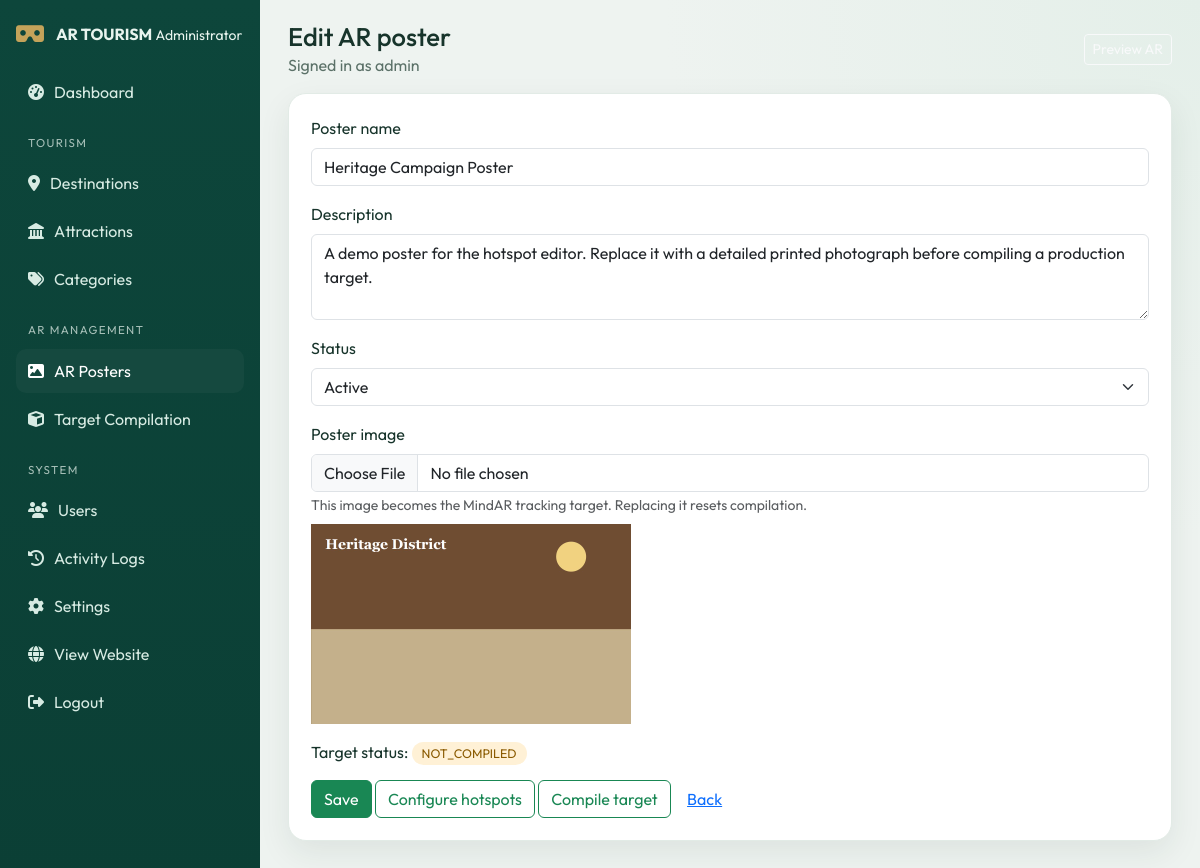
Page /admin/ar-posters/form.php?id=1 (signed in) on the committed database.
### tables this page shows
CREATE TABLE users (
    id INT UNSIGNED AUTO_INCREMENT PRIMARY KEY,
    username VARCHAR(100) NOT NULL UNIQUE,
    email VARCHAR(190) NULL UNIQUE,
    password_hash VARCHAR(255) NOT NULL,
    role ENUM('admin','visitor') NOT NULL DEFAULT 'admin',
    status ENUM('active','inactive') NOT NULL DEFAULT 'active',
    last_login DATETIME NULL,
    created_at TIMESTAMP DEFAULT CURRENT_TIMESTAMP,
    INDEX (status)
);

CREATE TABLE ar_posters (
    id INT UNSIGNED AUTO_INCREMENT PRIMARY KEY,
    poster_name VARCHAR(180) NOT NULL,
    poster_image VARCHAR(255) NOT NULL,
    description TEXT,
    status ENUM('active','inactive') DEFAULT 'active',
    target_file VARCHAR(255) NULL,
    target_status ENUM('NOT_COMPILED','COMPILING','READY','FAILED') DEFAULT 'NOT_COMPILED',
    target_compiled_at DATETIME NULL,
    created_at TIMESTAMP DEFAULT CURRENT_TIMESTAMP,
    updated_at TIMESTAMP DEFAULT CURRENT_TIMESTAMP ON UPDATE CURRENT_TIMESTAMP,
    INDEX (status),
    INDEX (target_status)
);

### includes/auth.php (called while the page is built, shortened)
<?php
require_once __DIR__ . '/database.php';
function current_admin(): ?array
{
    static $admin = false;
    if ($admin !== false) {
        return $admin;
    }
    $stmt = db()->prepare("SELECT * FROM users WHERE id = ? AND role = 'admin' AND status = 'active' LIMIT 1");
    $stmt->execute([(int) $_SESSION['admin_id']]);
    $admin = $stmt->fetch() ?: null;
    return $admin;
}
function require_admin(): void
{
    if (!current_admin()) {
        $next = urlencode((string) ($_SERVER['REQUEST_URI'] ?? 'index.php'));
        header('Location: ' . admin_url('login.php?next=' . $next));
        exit;
    }
}
function admin_url(string $path = ''): string
{
    $base = BASE_PATH === '' ? '' : BASE_PATH;
    return $base . '/admin/' . ltrim($path, '/');
}

### includes/database.php (called while the page is built, shortened)
<?php
function db(): PDO
{
    static $pdo = null;
    if ($pdo instanceof PDO) {
        return $pdo;
    }
    $dsn = 'mysql:host=' . DB_HOST . ';dbname=' . DB_NAME . ';charset=utf8mb4';
    $pdo = new PDO($dsn, DB_USER, DB_PASS, [
        PDO::ATTR_ERRMODE => PDO::ERRMODE_EXCEPTION,
        PDO::ATTR_DEFAULT_FETCH_MODE => PDO::FETCH_ASSOC,
        PDO::ATTR_EMULATE_PREPARES => false,
    ]);
    $pdo->exec("SET NAMES utf8mb4 COLLATE utf8mb4_unicode_ci");
    return $pdo;
}

### admin/ar-posters/form.php (the view, shortened to what this page needs)
<?php
require_once __DIR__ . '/../../includes/functions.php';
$adminSection = 'posters';
$id = int_param('id');
$item = ['poster_name' => '', 'poster_image' => '', 'description' => '', 'status' => 'active', 'target_status' => 'NOT_COMPILED'];
if ($id) {
    $stmt = db()->prepare('SELECT * FROM ar_posters WHERE id = ?');
    $stmt->execute([$id]);
    $item = $stmt->fetch() ?: $item;
}
$pageTitle = $id ? 'Edit AR poster' : 'Add AR poster';
require __DIR__ . '/../../includes/admin-header.php';
?>
<div class="admin-card">
    <form method="post" enctype="multipart/form-data">
        <div class="mb-3"><label class="form-label">Poster name</label><input class="form-control" name="poster_name" value="<?= e($item['poster_name']) ?>" required></div>
        <div class="mb-3"><label class="form-label">Description</label><textarea class="form-control" name="description" rows="3"><?= e($item['description']) ?></textarea></div>
        <div class="mb-3"><label class="form-label">Status</label>
            <select class="form-select" name="status">
                <option value="active" <?= $item['status'] === 'active' ? 'selected' : '' ?>>Active</option>
            </select>
        </div>
        <div class="mb-3"><label class="form-label">Poster image</label><input class="form-control" type="file" name="poster_image" accept="image/*" <?= $id ? '' : 'required' ?>>
            <small class="text-muted">This image becomes the MindAR tracking target. Replacing it resets compilation.</small>
            <?php if (!empty($item['poster_image'])): ?><div class="mt-2"><img src="<?= e(media_url($item['poster_image'])) ?>" alt="" style="max-width:320px"></div><?php endif; ?>
        </div>
        <?php if ($id): ?><p>Target status: <?= status_badge($item['target_status']) ?></p><?php endif; ?>
        <button class="btn btn-success">Save</button>
        <?php if ($id): ?>
            <a class="btn btn-outline-success" href="<?= e(admin_url('ar-posters/editor.php?id=' . $id)) ?>">Configure hotspots</a>
            <a class="btn btn-outline-success" href="<?= e(admin_url('ar-posters/compile.php?id=' . $id)) ?>">Compile target</a>
        <?php endif; ?>
        <a class="btn btn-link" href="<?= e(admin_url('ar-posters/index.php')) ?>">Back</a>
    </form>
</div>
<?php require __DIR__ . '/../../includes/admin-footer.php'; ?>

### includes/admin-header.php (shortened to what this page needs)
<?php
require_once __DIR__ . '/functions.php';
require_admin();
$admin = current_admin();
$pageTitle = $pageTitle ?? 'Dashboard';
$adminSection = $adminSection ?? '';
?>
<!doctype html>
<html lang="en">
<head>
    <link href="https://cdn.jsdelivr.net/npm/bootstrap@5.3.3/dist/css/bootstrap.min.css" rel="stylesheet">
    <link href="https://cdnjs.cloudflare.com/ajax/libs/font-awesome/6.5.2/css/all.min.css" rel="stylesheet">
    <link rel="stylesheet" href="<?= e(asset('css/admin.css')) ?>">
</head>
<body class="admin-body">
<aside class="admin-sidebar offcanvas-lg offcanvas-start" id="adminSidebar" tabindex="-1">
    <div class="sidebar-brand">
        <i class="fa-solid fa-vr-cardboard"></i>
        <div>
            <strong>AR TOURISM</strong>
            <small>Administrator</small>
        </div>
    </div>
    <nav class="sidebar-nav">
        <a class="<?= $adminSection === 'dashboard' ? 'active' : '' ?>" href="<?= e(admin_url('index.php')) ?>"><i class="fa-solid fa-gauge-high"></i> Dashboard</a>
        <p class="nav-label">Tourism</p>
        <a class="<?= $adminSection === 'destinations' ? 'active' : '' ?>" href="<?= e(admin_url('destinations/index.php')) ?>"><i class="fa-solid fa-location-dot"></i> Destinations</a>
        <a class="<?= $adminSection === 'attractions' ? 'active' : '' ?>" href="<?= e(admin_url('attractions/index.php')) ?>"><i class="fa-solid fa-landmark"></i> Attractions</a>
        <a class="<?= $adminSection === 'categories' ? 'active' : '' ?>" href="<?= e(admin_url('categories/index.php')) ?>"><i class="fa-solid fa-tags"></i> Categories</a>
        <p class="nav-label">AR Management</p>
        <a class="<?= $adminSection === 'posters' ? 'active' : '' ?>" href="<?= e(admin_url('ar-posters/index.php')) ?>"><i class="fa-solid fa-image"></i> AR Posters</a>
        <a class="<?= $adminSection === 'compile' ? 'active' : '' ?>" href="<?= e(admin_url('ar-posters/compile.php')) ?>"><i class="fa-solid fa-cube"></i> Target Compilation</a>
        <p class="nav-label">System</p>
        <a class="<?= $adminSection === 'users' ? 'active' : '' ?>" href="<?= e(admin_url('users/index.php')) ?>"><i class="fa-solid fa-users"></i> Users</a>
        <a class="<?= $adminSection === 'logs' ? 'active' : '' ?>" href="<?= e(admin_url('logs/index.php')) ?>"><i class="fa-solid fa-clock-rotate-left"></i> Activity Logs</a>
        <a class="<?= $adminSection === 'settings' ? 'active' : '' ?>" href="<?= e(admin_url('settings/index.php')) ?>"><i class="fa-solid fa-gear"></i> Settings</a>
        <a href="<?= e(url('index.php')) ?>"><i class="fa-solid fa-globe"></i> View Website</a>
        <a href="<?= e(admin_url('logout.php')) ?>"><i class="fa-solid fa-right-from-bracket"></i> Logout</a>
    </nav>
</aside>
<div class="admin-main">
    <header class="admin-top">
        <div>
            <h1><?= e($pageTitle) ?></h1>
            <p>Signed in as <?= e($admin['username'] ?? 'admin') ?></p>
        </div>
        <a class="btn btn-outline-light btn-sm" href="<?= e(url('ar.php')) ?>">Preview AR</a>
    </header>
    <div class="admin-content">

### includes/functions.php (shortened to what this page needs)
<?php
require_once __DIR__ . '/database.php';
require_once __DIR__ . '/auth.php';
function e(mixed $value): string
{
    return htmlspecialchars((string) $value, ENT_QUOTES | ENT_SUBSTITUTE, 'UTF-8');
}
function url(string $path = ''): string
{
    $base = BASE_PATH === '' ? '' : BASE_PATH;
    return $base . '/' . ltrim($path, '/');
}
function asset(string $path): string
{
    return url('assets/' . ltrim($path, '/')) . '?v=' . ASSET_VERSION;
}
function media_url(?string $path): string
{
    return url(ltrim($path, '/'));
}
function int_param(string $key, int $default = 0): int
{
    return (int) ($_GET[$key] ?? $_POST[$key] ?? $default);
}
function status_badge(string $status): string
{
    $class = $status === 'active' || $status === 'READY' ? 'badge-ok' : 'badge-warn';
    return '<span class="badge-status ' . $class . '">' . e($status) . '</span>';
}

### assets/css/admin.css (style rules this page uses)
:root { --green: #0f5c4c; --green-dark: #0b3f35; --gold: #c4a35a; --ink: #17342b; }
body.admin-body { margin: 0; font-family: "Outfit", sans-serif; background: radial-gradient(circle at 100% 0%, #e4efe9 0, transparent 36%), #eef3f0; color: var(--ink); }
.admin-sidebar { width: 260px; background: linear-gradient(180deg, #0d463b, var(--green-dark)); color: #e8f4ee; min-height: 100vh; position: fixed; inset: 0 auto 0 0; padding: 22px 16px; z-index: 10; }
.sidebar-brand { display: flex; gap: 12px; align-items: center; margin-bottom: 24px; }
.sidebar-brand i { font-size: 1.4rem; color: var(--gold); }
.sidebar-nav { display: grid; gap: 4px; }
.sidebar-nav a { color: #d7ebe3; text-decoration: none; padding: 10px 12px; border-radius: 10px; display: flex; gap: 10px; align-items: center; }
.sidebar-nav a.active, .sidebar-nav a:hover { background: #15493f; color: #fff; }
.nav-label { margin: 16px 12px 6px; font-size: 0.72rem; letter-spacing: 0.12em; text-transform: uppercase; opacity: 0.7; }
.admin-main { margin-left: 260px; min-height: 100vh; }
.admin-top { display: flex; justify-content: space-between; align-items: center; padding: 22px 28px 8px; }
.admin-top h1 { font-size: 1.6rem; margin: 0; }
.admin-top p { margin: 0; color: #5b7168; }
.admin-content { padding: 8px 28px 40px; }
.stat-card, .admin-card { background: #fff; border-radius: 18px; padding: 20px; box-shadow: 0 12px 32px rgba(23, 52, 43, 0.08); border: 1px solid #e2ebe6; }
.admin-card { padding: 22px; }
.badge-status { border-radius: 999px; padding: 4px 10px; font-size: 0.78rem; }
.badge-warn { background: #fff1d6; color: #8a5a00; }

### rows in the picture
users: username "admin"
ar_posters: poster_name "Heritage Campaign Poster", description "A demo poster for the hotspot editor. Replace it with a detailed printed photograph before compiling a production target.", status "Active", poster_image (picture), target_status "NOT_COMPILED"

### other values in the picture
$pageTitle "Edit AR poster"
